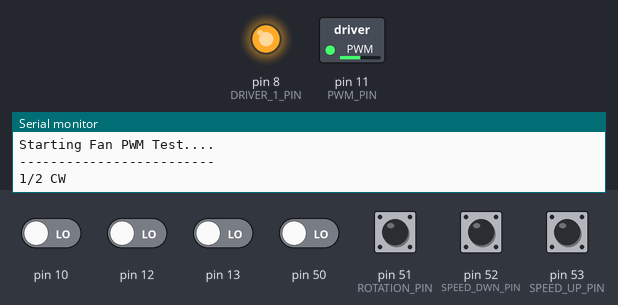
Simulated run of this sketch. Board: Arduino Mega 2560, built with avr-gcc and run on an emulated ATmega2560. Shown: switched loads named in the sketch (green lamp = pin HIGH), output pins drawn as LEDs (lit = HIGH), the last lines printed to the serial monitor. Inputs (shaded band) come from the test bench; at power-on: pin 51 (ROTATION_PIN), pin 52 (SPEED_DWN_PIN), pin 53 (SPEED_UP_PIN) HIGH, pin 10, pin 12, pin 13, pin 50 LOW.

Above: at 2.3 s.
2.4 s: pin 53 (SPEED_UP_PIN) pulled LOW for 0.15 s
At 3.8 s:
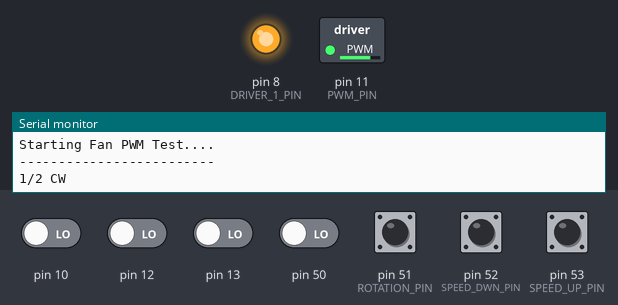
5.5 s: pin 53 (SPEED_UP_PIN) pulled LOW for 1 s
At 6.6 s:
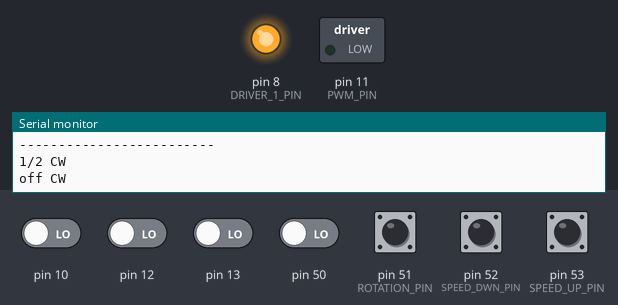
8.0 s: pin 51 (ROTATION_PIN) pulled LOW for 0.15 s
11.1 s: pin 51 (ROTATION_PIN) pulled LOW for 1 s
At 11.6 s:
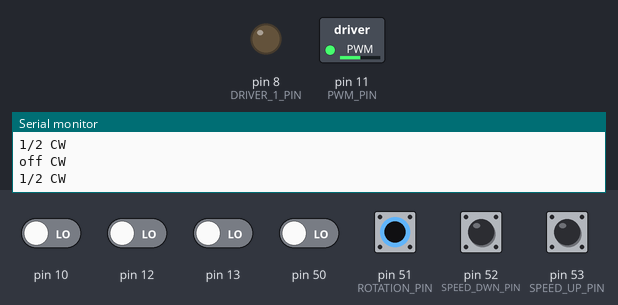
13.6 s: pin 53 (SPEED_UP_PIN) pulled LOW for 0.15 s
At 14.7 s:
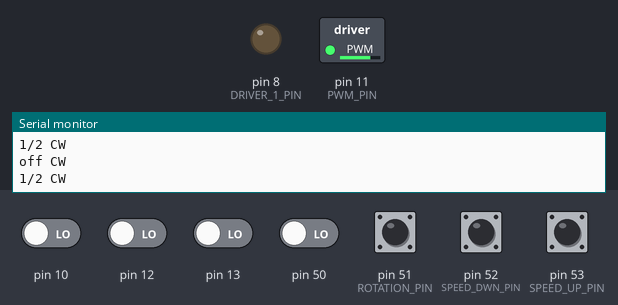
16.7 s: pin 52 (SPEED_DWN_PIN) pulled LOW for 0.15 s
At 17.0 s:
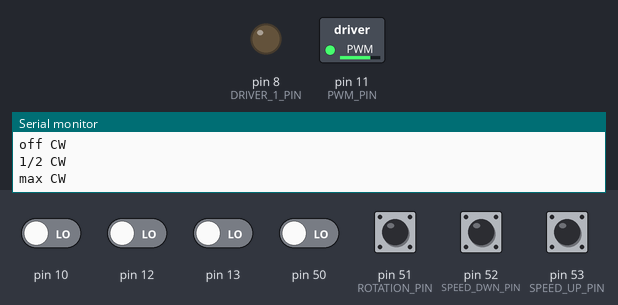
Timing chart, 0 to 19.3 s (numbered marks = the images above; inputs shaded):
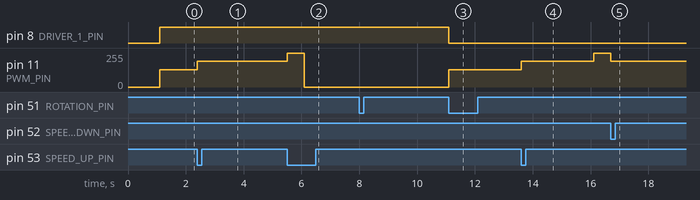

The sketch:

Test_Fan.ino
```cpp
/*
    Author: Ellis Hobby

    Test fan functionality:
    > cycle speed once per second
    > print fan state: speed, direction
    > change direction every four seconds
    > pc int to change rotation/speed
*/

#include "util/delay.h"
#include "pwm1.h"

PWM1 fan;

// pc int for fan control
volatile uint8_t last_control = 0xFF;
ISR (CONTROL_INT_VECT) {

  uint8_t pin_change = CONTROL_READ ^ last_control;
  last_control = CONTROL_READ;

  // nested vector for multi use
  if (pin_change & (1 << SPEED_UP_PIN)) {
    if (!(CONTROL_READ & (1 << SPEED_UP_PIN))) {
      fan.speedUp();
    }
  }
  else if (pin_change & (1 << SPEED_DWN_PIN)) {
    if (!(CONTROL_READ & (1 << SPEED_DWN_PIN))) {
      fan.speedDown();
    }
  }
  else if (pin_change & (1 << ROTATION_PIN)) {
    if (!(CONTROL_READ & (1 << ROTATION_PIN))) {
      fan.switchRotation();
    }
  }
}

void setup() {

  Serial.begin(9600);
  _delay_ms(100);

  Serial.println("Starting Fan PWM Test....");
  Serial.println("-------------------------\n");
  _delay_ms(1000);

  fan.init();
}

void loop() {

  for(uint8_t i=0; i < 4; i++) {
    fan.speedUp();
    printFanState(fan.getSpeedLabel(), fan.getRotationLabel());
    _delay_ms(5000);
  }
  fan.switchRotation();

  for(uint8_t i=0; i < 4; i++) {
    fan.speedDown();
    printFanState(fan.getSpeedLabel(), fan.getRotationLabel());
    _delay_ms(5000);
  }
  fan.switchRotation();
}


void printFanState(const char* speed, const char* rotation) {
  Serial.println((String)speed + " " + rotation);
}
```

pwm1.cpp
```cpp
/*
  Author: Ellis Hobby
  Info:
    > PWM1 class definitions
*/

#include "pwm1.h"


void PWM1::init(void) {
  // set output driver pins for L293
  // initialize to CW rotation
  // driver 1 low and driver 2 high
  DRIVER_1_DDR  |=  (1 << DRIVER_1_PIN);
  DRIVER_1_PORT &= ~(1 << DRIVER_1_PIN);
  DRIVER_2_DDR  |=  (1 << DRIVER_1_PIN);
  DRIVER_2_PORT |=  (1 << DRIVER_1_PIN);

  // set fan PWM pin for output
  PWM_DDR  |=  (1 << PWM_PIN);
  PWM_PORT &= ~(1 << PWM_PIN);

  // set speed up control sw input
  SPEED_UP_PORT |= (1 << SPEED_UP_PIN);
  SPEED_UP_DDR  &= ~(1 << SPEED_UP_PIN);

  // set speed down control sw input
  SPEED_DWN_PORT |= (1 << SPEED_DWN_PIN);
  SPEED_DWN_DDR  &= ~(1 << SPEED_DWN_PIN);

  // set rotation control sw input
  ROTATION_PORT |= (1 << ROTATION_PIN);
  ROTATION_DDR  &= ~(1 << ROTATION_PIN);

  // enable pc int for control switches
  CONTROL_ICR |= (1 << CONTROL_IE);
  CONTROL_MSK |= ((1 << SPEED_UP_INT) | (1 << SPEED_DWN_INT) | (1 << ROTATION_INT));

  // set Timer1 for fast pwm 9-bit (TOP=0x01FF)
  // use OCR1A (PB7) as non-inverting output
  // set clock prescale (N=64)
  //    ->  Fpwm = (Fcpu) / (N(1+TOP)) = (16e6) / (64 * 512) = 488 Hz
  TCCR1A = (1 << COM1A1) | (1 << WGM11);
  TCCR1B = (1 << WGM12) | (1 << CS11) | (1 << CS10);

  // set the output compare for PWM
  // initial setting is off (i.e 0x00)
  OCR1AH = ((_current_speed >> 8) & 0x01);
  OCR1AL = (_current_speed & 0x0FE);
}


void PWM1::_setSpeed(void) {

  // get speed value from index
  _current_speed = _speed[_speed_idx];

  // set output compare
  OCR1AH = ((_current_speed >> 8) & 0x01);
  OCR1AL = (_current_speed & 0x0FE);
}


void PWM1::setOff(void) {
  _speed_idx = INDEX_OFF;
  _setSpeed();
}

void PWM1::setHalf(void) {
  _speed_idx = INDEX_HALF;
  _setSpeed();
}

void PWM1::set3Quarter(void) {
  _speed_idx = INDEX_3_QU;
  _setSpeed();
}

void PWM1::setMax(void) {
  _speed_idx = INDEX_MAX;
  _setSpeed();
}

void PWM1::speedUp(void) {

  // mod 4 stays within array bouds
  _speed_idx = (_speed_idx + 1) % 4;
  _setSpeed();
}


void PWM1::speedDown(void) {

  if (_speed_idx == INDEX_OFF) {
    _speed_idx = INDEX_MAX;
  }
  else {
    // mod 4 stays within array bouds
    _speed_idx = (_speed_idx - 1) % 4;
  }
  _setSpeed();
}


void PWM1::switchRotation(void) {

  // update rotation state
  _fan_rotation = !(_fan_rotation);

  // for CW set driver1 low, driver2 high
  if (_fan_rotation == CW) {
    DRIVER_1_PORT &= ~(1 << DRIVER_1_PIN);
    DRIVER_2_PORT |=  (1 << DRIVER_2_PIN);
  }

  // for CCW set driver1 high, driver2 low
  else {
    DRIVER_1_PORT |=  (1 << DRIVER_1_PIN);
    DRIVER_2_PORT &= ~(1 << DRIVER_2_PIN);
  }
}


const char* PWM1::getRotationLabel(void) {

  if (_fan_rotation == CW) { return "CW "; }

  else { return "CCW"; }
}


const char* PWM1::getSpeedLabel (void) {

  switch(_current_speed) {
    case SPEED_OFF:
      return "off";
    case SPEED_HALF:
      return "1/2";
    case SPEED_3_QU:
      return "3/4";
    case SPEED_MAX:
      return "max";
    default:
      return "err";
  }
}
```

pwm1.h
```cpp
/*
  Author: Ellis Hobby
  Info:
    > uses Timer1 for PWM output on PB5
    > L293 driver 1 connected to PH5
    > L293 driver 2 connected to PH6
    > PCINT0 for speed and rotation control
    > speed up button connected to PB0 (PCINT0)
    > speed down button connected to PB1 (PCINT1)
    > rotation button connected to PB2 (PCINT2)
*/


#ifndef PWM1_H_
#define PWM1_H_

#include "avr/io.h"

#define PWM_PORT  PORTB
#define PWM_DDR   DDRB
#define PWM_PIN   PB5

#define DRIVER_1_PORT PORTH
#define DRIVER_1_DDR  DDRH
#define DRIVER_1_PIN  PH5

#define DRIVER_2_PORT PORTH
#define DRIVER_2_DDR  DDRH
#define DRIVER_2_PIN  PH6

#define SPEED_UP_PORT PORTB
#define SPEED_UP_DDR  DDRB
#define SPEED_UP_PIN  PB0
#define SPEED_UP_READ PINB
#define SPEED_UP_INT  PCINT0

#define SPEED_DWN_PORT PORTB
#define SPEED_DWN_DDR  DDRB
#define SPEED_DWN_PIN  PB1
#define SPEED_DWN_READ PINB
#define SPEED_DWN_INT  PCINT1

#define ROTATION_PORT PORTB
#define ROTATION_DDR  DDRB
#define ROTATION_PIN  PB2
#define ROTATION_READ PINB
#define ROTATION_INT  PCINT2

#define CONTROL_ICR   PCICR
#define CONTROL_IE    PCIE0
#define CONTROL_IFR   PCIFR
#define CONTROL_MSK   PCMSK0
#define CONTROL_READ  PINB

#define CONTROL_INT_VECT  PCINT0_vect

#define SPEED_OFF         0x0000    // off
#define SPEED_HALF        0x0100    // 256/512 * 100 = 50%
#define SPEED_3_QU        0x0180    // 384/512 * 100 = 75%
#define SPEED_MAX         0x01FE    // 510/512 * 100 = 99% (easier to view on oscilloscope)

#define INDEX_OFF         0
#define INDEX_HALF        1
#define INDEX_3_QU        2
#define INDEX_MAX         3

#define CW    false
#define CCW   true


class PWM1{

  private:

    const uint16_t _speed[4] = {
      SPEED_OFF, SPEED_HALF, SPEED_3_QU, SPEED_MAX
    };
    int8_t _speed_idx = 0;
    uint16_t _current_speed = _speed[_speed_idx];
    bool _fan_rotation = CW;

    void _setSpeed(void);

  public:
    void init(void);
    void setOff(void);
    void setHalf(void);
    void set3Quarter(void);
    void setMax(void);
    void speedUp(void);
    void speedDown(void);
    void switchRotation(void);
    const char* getRotationLabel(void);
    const char* getSpeedLabel(void);
};

#endif
```

Measured:
- after the input at 2.4 s, pin 11 (PWM_PIN): 128/255 → 192/255 at once
- after the input at 5.5 s, pin 11 (PWM_PIN): 192/255 → 255/255 after 0.00 s instead of 0.60 s
- after the input at 8.0 s, every drawn part: stays the same
- after the input at 11.1 s, pin 8 (DRIVER_1_PIN): HIGH → LOW at once
- after the input at 13.6 s, pin 11 (PWM_PIN): 128/255 → 192/255 after 0.00 s instead of 2.5 s
- after the input at 16.7 s, pin 11 (PWM_PIN): 255/255 → 192/255 at once
